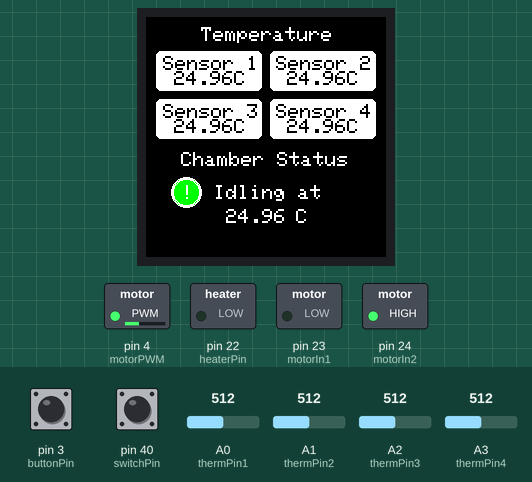
Simulated run of this sketch. Board: Arduino Mega 2560, built with avr-gcc and run on an emulated ATmega2560. On the bench: 240×240 colour display, switched loads named in the sketch (green lamp = pin HIGH). Inputs (shaded band) come from the test bench; at power-on: pin 3 (buttonPin) HIGH, A0 (thermPin1) = 512, A1 (thermPin2) = 512, A2 (thermPin3) = 512, pin 40 (switchPin) LOW, A3 (thermPin4) = 512.

Above: at 5.8 s.
5.9 s: pin 3 (buttonPin) pulled LOW for 0.15 s
At 6.9 s:
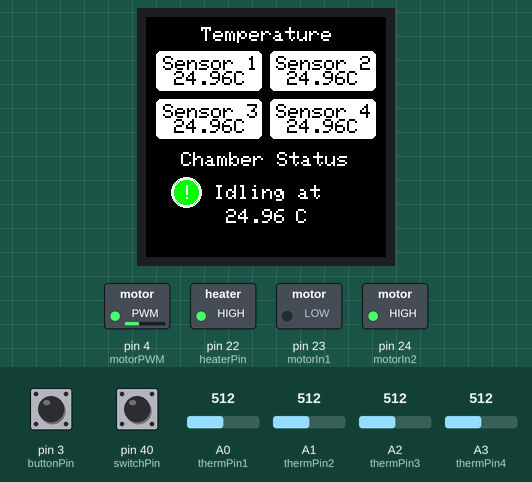
10.2 s: A0 (thermPin1) set to 105
11.7 s: A0 (thermPin1) set to 91
At 15.6 s:
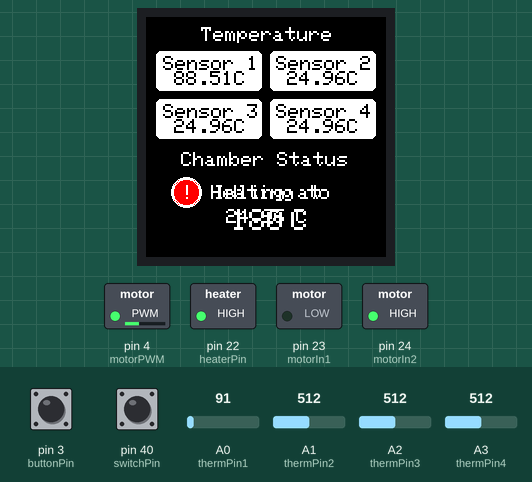
15.8 s: pin 3 (buttonPin) pulled LOW for 1 s
At 16.7 s:
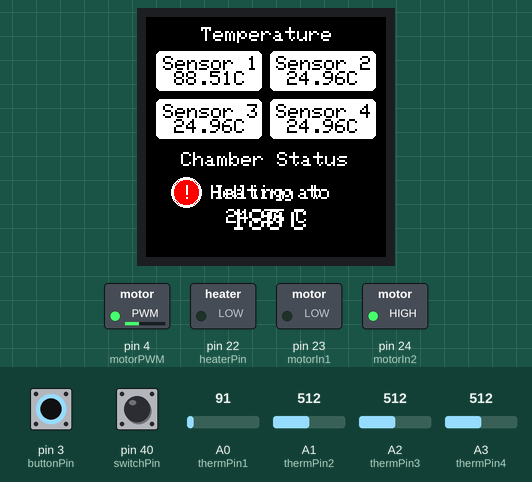
20.9 s: A1 (thermPin2) set to 716
25.0 s: A2 (thermPin3) set to 716
At 26.3 s:
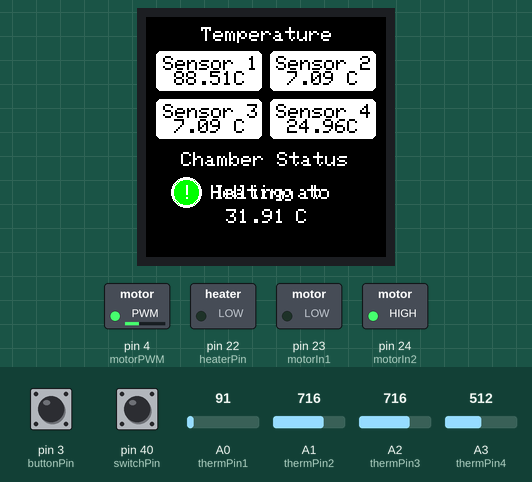
Timing chart, 0 to 27.7 s (numbered marks = the images above; inputs shaded):
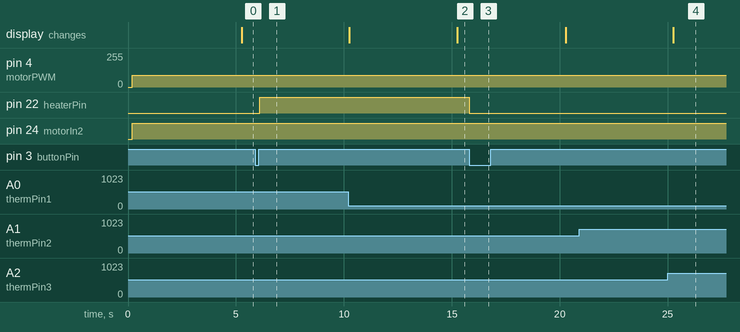

The sketch:

thermistor-test-with-display.ino
```cpp
//-----------------------------------------------------------------------------------------//

//THERM SETUP - B3950
// resistance at 25 degrees C
#define THERMISTORNOMINAL 100000
// temp. for nominal resistance (almost always 25 C)
#define TEMPERATURENOMINAL 25
// how many samples to take and average, more takes longer
// but is more 'smooth'
#define NUMSAMPLES 5
// The beta coefficient of the thermistor (usually 3000-4000)
#define BCOEFFICIENT 3950
// the value of the 'other' resistor
#define SERIESRESISTOR 100000

const int thermPin1 = A0;
const int thermPin2 = A1;
const int thermPin3 = A2;
const int thermPin4 = A3;


//TIMING
const int delayTime = 5000;
int prevTime = 0;

int bangPrevTime = 0;


//HEATER
const int heaterPin = 22;
const int buttonPin = 3; //30 for mega
int buttonState = 0;

//SWITCH
const int switchPin = 40;
int switchState = 0;

//DEBOUNCE
//unsigned long lastDebounceTime = 0;
//unsigned long debounceDelay = 50;


//MOTOR
const int motorPWM = 4;
const int motorIn1 = 23;
const int motorIn2 = 24;
int motorSpeed = 8;


//DISPLAY
#include <Adafruit_GFX.h>    // Core graphics library
#include <Adafruit_ST7789.h> // Hardware-specific library for ST7789
#include <SPI.h>             // Arduino SPI library

//ST7789 TFT module connections
#define TFT_CS    10  // define chip select pin
#define TFT_DC     9  // define data/command pin
#define TFT_RST    8  // define reset pin, or set to -1 and connect to Arduino RESET pin

//Initialize Adafruit ST7789 TFT library
Adafruit_ST7789 tft = Adafruit_ST7789(TFT_CS, TFT_DC, TFT_RST);
float p = 3.1415926;

//BANG BANG
const int goalTemp = 80;
const int hysteresis = 4;
int lastTemp = 0;
int isRising = 0;
int isDropping = 0;
int cooling = 0;


//-----------------------------------------------------------------------------------------//


void setup(void) {
  //heater
  pinMode(heaterPin, OUTPUT);
  digitalWrite(heaterPin, LOW);


  //button
  pinMode(buttonPin, INPUT_PULLUP);

  //switch
  pinMode(switchPin, INPUT);


  //Motor - remember to ground power supply with arduino
  pinMode(motorPWM, OUTPUT);
  pinMode(motorIn1, OUTPUT);
  pinMode(motorIn2, OUTPUT);
  //stop motor
  analogWrite(motorPWM, 0);
  digitalWrite(motorIn1, LOW);
  digitalWrite(motorIn2, LOW);


  //DISPLAY
  tft.init(240, 240, SPI_MODE2);
  tft.setRotation(2);
  tft.fillScreen(ST77XX_BLACK);


  //Serial.begin(9600);
  analogReference(EXTERNAL);
}

void loop(void) {
  float temperature1;
  float temperature2;
  float temperature3;
  float temperature4;

  //Motor start
  digitalWrite(motorIn1, LOW);
  digitalWrite(motorIn2, HIGH);
  analogWrite(motorPWM, map(motorSpeed, 0, 100, 75, 255));


  //Temperature Conversion
  int time_now = millis();
  if (time_now - prevTime > delayTime) {

    temperature1 = convert(takeSamples(thermPin1));
    temperature2 = convert(takeSamples(thermPin2));
    temperature3 = convert(takeSamples(thermPin3));
    temperature4 = convert(takeSamples(thermPin4));

    float temperatureAverage = (temperature1+temperature2+temperature3+temperature4)/4;

//    Serial.print("T1 ");
//    Serial.print(temperature1);
//    Serial.println(" C");
//
//    //IS INSTALLED?
//    Serial.print("T2 ");
//    Serial.print(temperature2);
//    Serial.println(" C");
//
//    Serial.print("T3 ");
//    Serial.print(temperature3);
//    Serial.println(" C");
//
//    Serial.print("T4 ");
//    Serial.print(temperature4);
//    Serial.println(" C");

    //Squares
    tft.drawRoundRect(10, 34, 106, 40, 5, ST77XX_WHITE);
    tft.fillRoundRect(10, 34, 106, 40, 5, ST77XX_WHITE);
    tft.drawRoundRect(124, 34, 106, 40, 5, ST77XX_WHITE);
    tft.fillRoundRect(124, 34, 106, 40, 5, ST77XX_WHITE);
    tft.drawRoundRect(10, 82, 106, 40, 5, ST77XX_WHITE);
    tft.fillRoundRect(10, 82, 106, 40, 5, ST77XX_WHITE);
    tft.drawRoundRect(124, 82, 106, 40, 5, ST77XX_WHITE);
    tft.fillRoundRect(124, 82, 106, 40, 5, ST77XX_WHITE);

    //Temperature
    drawtext("Temperature", ST77XX_WHITE, 2.5, 55, 10);
    drawtext("Sensor 1 " , ST77XX_BLACK, 2, 17, 39);
    drawfloat(temperature1, ST77XX_BLACK, 2, 28, 54); //change
    drawtext("C", ST77XX_BLACK, 2, 88, 54);

    drawtext("Sensor 2 " , ST77XX_BLACK, 2, 130, 39);
    drawfloat(temperature2, ST77XX_BLACK, 2, 141, 54); //change
    drawtext("C", ST77XX_BLACK, 2, 201, 54);

    drawtext("Sensor 3 " , ST77XX_BLACK, 2, 17, 87);
    drawfloat(temperature3, ST77XX_BLACK, 2, 28, 102); //change
    drawtext("C", ST77XX_BLACK, 2, 88, 102);

    drawtext("Sensor 4 " , ST77XX_BLACK, 2, 130, 87);
    drawfloat(temperature4, ST77XX_BLACK, 2, 141, 102); //change
    drawtext("C", ST77XX_BLACK, 2, 201, 102);

    //Chamber Status
    drawtext("Chamber Status", ST77XX_WHITE, 2.5, 35, 135);


    //default
    //if button not pressed
    if (buttonState == 0) {
      tft.fillCircle(40, 175, 15, ST77XX_GREEN);
      tft.drawCircle(40, 175, 15, ST77XX_WHITE);
      tft.drawCircle(40, 175, 14, ST77XX_WHITE);
      tft.drawCircle(40, 175, 13, ST77XX_WHITE);
      drawtext("!", ST77XX_WHITE, 2.5, 36, 168);
      tft.fillRect(80, 192, 140, 40, ST77XX_BLACK);
      drawtext("Idling at", ST77XX_WHITE, 2.5, 68, 168);
      drawfloat(temperatureAverage, ST77XX_WHITE, 2.5, 80, 192);
      drawtext("C", ST77XX_WHITE, 2.5, 150, 192); //use average
    } else if (buttonState == 1) {
      //heating
     tft.fillCircle(40, 175, 15, ST77XX_RED);
     tft.drawCircle(40, 175, 15, ST77XX_WHITE);
     tft.drawCircle(40, 175, 14, ST77XX_WHITE);
     tft.drawCircle(40, 175, 13, ST77XX_WHITE);
     drawtext("!", ST77XX_WHITE, 2.5, 36, 168);
     drawtext("Heating to", ST77XX_WHITE, 2.5, 65, 168);
     drawtext("180", ST77XX_WHITE, 3, 85, 192);
     drawtext("C", ST77XX_WHITE, 3, 145, 192);
    } else if (buttonState == 0 && cooling == 1) {
    //cooling
     tft.fillCircle(40, 175, 15, ST77XX_BLUE);
     tft.drawCircle(40, 175, 15, ST77XX_WHITE);
     tft.drawCircle(40, 175, 14, ST77XX_WHITE);
     tft.drawCircle(40, 175, 13, ST77XX_WHITE);
     drawtext("!", ST77XX_WHITE, 2.5, 36, 168);
     drawtext("Cooling to", ST77XX_WHITE, 2.5, 65, 168);
     drawtext("0", ST77XX_WHITE, 3, 100, 192);
     drawtext("C", ST77XX_WHITE, 3, 125, 192);
    }

    prevTime = time_now;
  }


  //-----------------------------------------------------------------------------------------//
  //                           HEATER CONTROL
  //-----------------------------------------------------------------------------------------//

  //BANG BANG CONTROL
  int bangTimeNow = millis();
  int bangCycleTime = 500; //DEFAULT cycle time
  int maxTemp = goalTemp + hysteresis;
  int minTemp = goalTemp - hysteresis;

  if ((bangTimeNow - bangPrevTime > bangCycleTime) && buttonState == 1) {

    //TAKE AVERAGE TEMP

    int currentTemp;
    if (temperature1 > 0 && temperature2 > 0) {
      currentTemp = (convert(takeSamples(thermPin1)) + convert(takeSamples(thermPin2)) + convert(takeSamples(thermPin3)) + convert(takeSamples(thermPin4))) / 2;
      //Serial.print(currentTemp);
      //Serial.println("C");
    }

    //Temp increasing or decreasing
    if (currentTemp - lastTemp > 0) {
      isRising = 1;
    } else {
      isDropping = 1;
    }

    lastTemp = currentTemp;

    //HEAT UP IF TOO LOW
    if (int(currentTemp) < goalTemp && goalTemp > 0) {
      digitalWrite(heaterPin, HIGH);
      Serial.println("Heating...");
    } else { //OFF IF TOO HIGH
      digitalWrite(heaterPin, LOW);
      Serial.println("Cooling...");
    }

    bangPrevTime = bangTimeNow;
  }


  //-----------------------------------------------------------------------------------------//


  //BUTTON

if (digitalRead(buttonPin) == LOW) {
    if (buttonState == 0) {
      //digitalWrite(heaterPin, HIGH);
      buttonState = 1;
      Serial.print("Heater ON");
    } else {
      digitalWrite(heaterPin, LOW);
      buttonState = 0;
      Serial.print("Heater OFF");
      cooling = 0;
    }
    delay(200);
  }

  //SWITCH
  if (digitalRead(switchPin) == HIGH) {
      switchState = 1;
  } else {
    switchState = 0;
  }


}
//END OF LOOP


//-----------------------------------------------------------------------------------------//
//                                      FUNCTIONS
//-----------------------------------------------------------------------------------------//

float takeSamples(int THERMISTORPIN) {
  uint8_t i;
  float average;
  int samples[NUMSAMPLES];
  for (i = 0; i < NUMSAMPLES; i++) {
    // take N samples in a row, with a slight delay
    samples[i] = analogRead(THERMISTORPIN);
    delay(10);
  }

  // average all the samples out
  average = 0;
  for (i = 0; i < NUMSAMPLES; i++) {
    average += samples[i];
  }
  average /= NUMSAMPLES;

  // convert the value to resistance
  average = 1023 / average - 1;
  average = SERIESRESISTOR / average;

  return average;
}

float convert(float average) {
  float temp = 0.0;

  float steinhart;
  steinhart = average / THERMISTORNOMINAL;     // (R/Ro)
  steinhart = log(steinhart);                  // ln(R/Ro)
  steinhart /= BCOEFFICIENT;                   // 1/B * ln(R/Ro)
  steinhart += 1.0 / (TEMPERATURENOMINAL + 273.15); // + (1/To)
  steinhart = 1.0 / steinhart;                 // Invert
  steinhart -= 273.15;                         // convert absolute temp to C

  return steinhart;
}

void drawtext(char *text, uint16_t color, uint8_t textSize, int x, int y) {
  tft.setCursor(x, y);
  tft.setTextColor(color);
  tft.setTextSize(textSize);
  tft.print(text);
}

void drawfloat(float text, uint16_t color, uint8_t textSize, int x, int y) {
  tft.setCursor(x, y);
  tft.setTextColor(color);
  tft.setTextSize(textSize);
  tft.print(text, 2);
}

char floatToChar(float input) {
  String floatString;
  char output[5];
  floatString.toCharArray(output, 5);

  return output;
}
```

Measured:
- the behaviour switches between 100 and 99 on A0 (thermPin1) (found by bisection; images 1 and 2)
- after the input at 5.9 s, pin 22 (heaterPin): LOW → HIGH after 0.20 s
- after the input at 11.7 s, the display: changes after 3.6 s (image 2)
- after the input at 15.8 s, pin 22 (heaterPin): HIGH → LOW at once
- after the input at 20.9 s, every drawn part: stays the same
- after the input at 25.0 s, the display: changes after 0.27 s (image 4)
